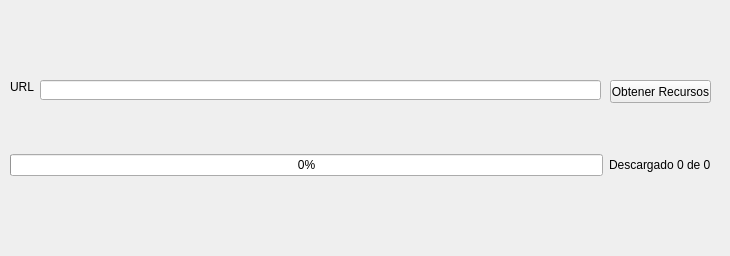
<?xml version="1.0" encoding="UTF-8"?>
<ui version="4.0">
 <class>Ventana</class>
 <widget class="QWidget" name="Ventana">
  <property name="geometry">
   <rect>
    <x>0</x>
    <y>0</y>
    <width>730</width>
    <height>256</height>
   </rect>
  </property>
  <property name="windowTitle">
   <string>Ventana</string>
  </property>
  <widget class="QLabel" name="lURL">
   <property name="geometry">
    <rect>
     <x>10</x>
     <y>80</y>
     <width>47</width>
     <height>14</height>
    </rect>
   </property>
   <property name="text">
    <string>URL</string>
   </property>
  </widget>
  <widget class="QLineEdit" name="leURL">
   <property name="geometry">
    <rect>
     <x>40</x>
     <y>80</y>
     <width>561</width>
     <height>20</height>
    </rect>
   </property>
  </widget>
  <widget class="QWidget" name="verticalLayoutWidget">
   <property name="geometry">
    <rect>
     <x>10</x>
     <y>110</y>
     <width>701</width>
     <height>71</height>
    </rect>
   </property>
   <layout class="QVBoxLayout" name="verticalLayout">
    <item>
     <widget class="QLabel" name="lRecurso">
      <property name="text">
       <string/>
      </property>
     </widget>
    </item>
    <item>
     <layout class="QHBoxLayout" name="horizontalLayout">
      <item>
       <widget class="QProgressBar" name="pbProgresoRecurso">
        <property name="value">
         <number>0</number>
        </property>
       </widget>
      </item>
      <item>
       <widget class="QLabel" name="lProgresoGlobal">
        <property name="text">
         <string>Descargado 0 de 0</string>
        </property>
       </widget>
      </item>
     </layout>
    </item>
   </layout>
  </widget>
  <widget class="QPushButton" name="pbObtenerRecursos">
   <property name="geometry">
    <rect>
     <x>610</x>
     <y>80</y>
     <width>101</width>
     <height>23</height>
    </rect>
   </property>
   <property name="text">
    <string>Obtener Recursos</string>
   </property>
  </widget>
 </widget>
 <resources/>
 <connections/>
</ui>
